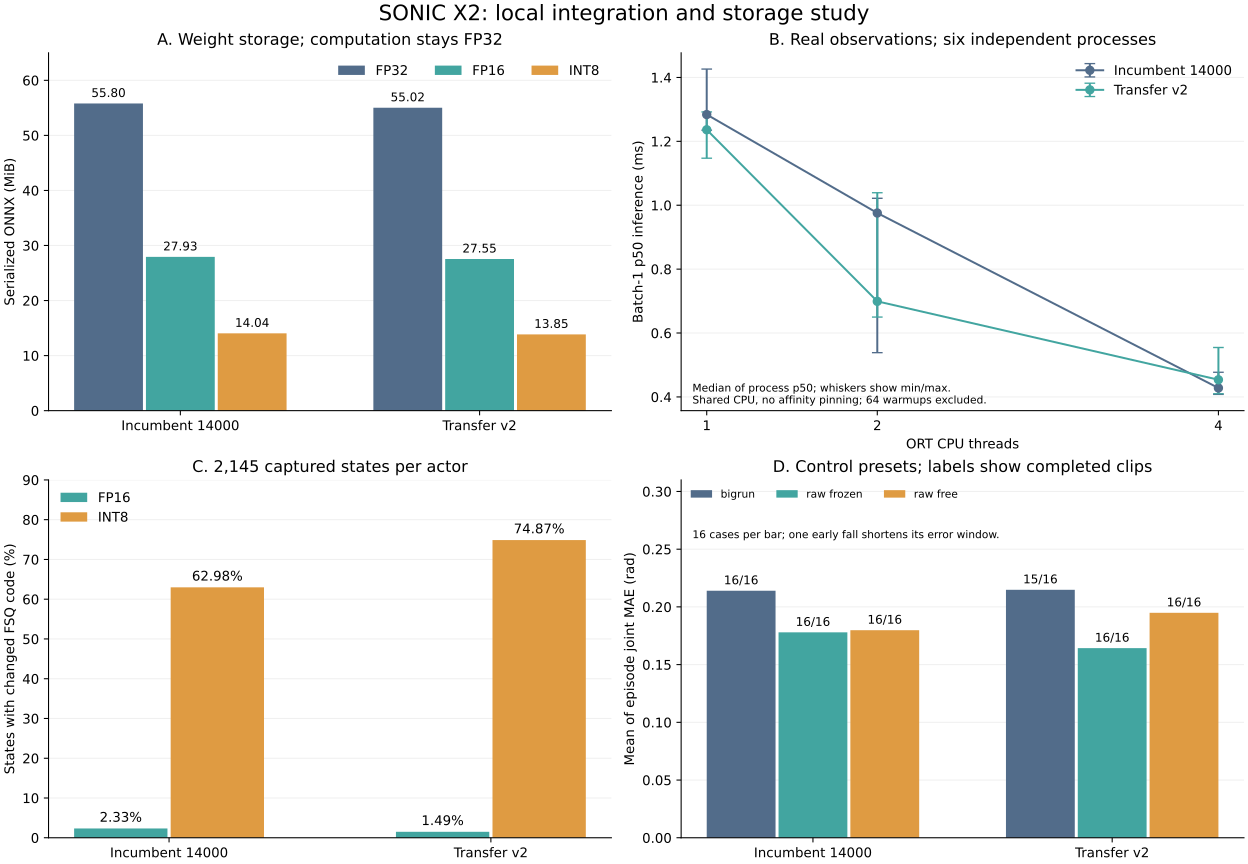

Write Python code to recreate this figure.
"""Render figures from the published study JSON; no SDK or model files needed."""

import argparse
import json
from pathlib import Path

import matplotlib

matplotlib.use("Agg")
import matplotlib.pyplot as plt
import numpy as np

matplotlib.rcParams["svg.hashsalt"] = "ef-humanoid-integration-20260928"
plt.rcParams.update(
    {"font.size": 10, "axes.spines.top": False, "axes.spines.right": False}
)


def render(data, prefix):
    models = ["incumbent-14000", "transfer-v2"]
    names = ["Incumbent 14000", "Transfer v2"]
    colors = ["#526c8a", "#42a5a0", "#df9b42"]
    formats = ["fp32", "fp16", "int8"]
    sizes = {}
    for model, row in zip(
        ["incumbent-14000", "transfer-v2"], data["models"], strict=True
    ):
        sizes[model, "fp32"] = row["bytes"] / 2**20
    for row in data["storage_models"]:
        sizes[row["model"], row["format"]] = row["bytes"] / 2**20
    fig, axes = plt.subplots(2, 2, figsize=(13, 9), layout="constrained")
    x = np.arange(2)
    for i, fmt in enumerate(formats):
        values = [sizes[m, fmt] for m in models]
        bars = axes[0, 0].bar(
            x + (i - 1) * 0.24, values, 0.23, color=colors[i], label=fmt.upper()
        )
        axes[0, 0].bar_label(bars, fmt="%.2f", padding=3, fontsize=9)
    axes[0, 0].set(
        xticks=x,
        xticklabels=names,
        ylabel="Serialized ONNX (MiB)",
        ylim=(0, 65),
        title="A. Weight storage; computation stays FP32",
    )
    axes[0, 0].legend(frameon=False, ncol=3)
    for i, model in enumerate(models):
        medians, low, high = [], [], []
        for threads in [1, 2, 4]:
            values = [
                r["p50_us"] / 1000
                for r in data["cpu_benchmarks"]
                if r["threads"] == threads and model in r["model"]
            ]
            med = float(np.median(values))
            medians.append(med)
            low.append(med - min(values))
            high.append(max(values) - med)
        axes[0, 1].errorbar(
            [1, 2, 4],
            medians,
            yerr=[low, high],
            fmt="o-",
            color=colors[i],
            label=names[i],
            capsize=4,
        )
    axes[0, 1].set(
        xticks=[1, 2, 4],
        xlabel="ORT CPU threads",
        ylabel="Batch-1 p50 inference (ms)",
        title="B. Real observations; six independent processes",
    )
    axes[0, 1].legend(frameon=False)
    axes[0, 1].text(
        0.02,
        0.02,
        "Median of process p50; whiskers show min/max.\nShared CPU, no affinity pinning; 64 warmups excluded.",
        transform=axes[0, 1].transAxes,
        fontsize=8,
    )
    for i, fmt in enumerate(["fp16", "int8"]):
        values = [
            next(
                r["fraction_states_any_fsq_code_change"] * 100
                for r in data["storage_offline"]
                if r["model"] == m and r["storage"] == fmt
            )
            for m in models
        ]
        bars = axes[1, 0].bar(
            x + (i - 0.5) * 0.3, values, 0.29, color=colors[i + 1], label=fmt.upper()
        )
        axes[1, 0].bar_label(bars, fmt="%.2f%%", padding=3)
    axes[1, 0].set(
        xticks=x,
        xticklabels=names,
        ylabel="States with changed FSQ code (%)",
        ylim=(0, 90),
        title="C. 2,145 captured states per actor",
    )
    axes[1, 0].legend(frameon=False)
    presets = ["bigrun", "raw_frozen", "raw_free"]
    for i, preset in enumerate(presets):
        values = []
        labels = []
        for model in models:
            rows = [
                r
                for r in data["control_episodes"]
                if r["model"] == model and r["preset"] == preset
            ]
            values.append(float(np.mean([r["joint_mae_rad"] for r in rows])))
            labels.append(f"{sum(r['status'] == 'success' for r in rows)}/{len(rows)}")
        bars = axes[1, 1].bar(
            x + (i - 1) * 0.24,
            values,
            0.23,
            color=colors[i],
            label=preset.replace("_", " "),
        )
        axes[1, 1].bar_label(bars, labels=labels, padding=3, fontsize=9)
    axes[1, 1].set(
        xticks=x,
        xticklabels=names,
        ylabel="Mean of episode joint MAE (rad)",
        ylim=(0, 0.31),
        title="D. Control presets; labels show completed clips",
    )
    axes[1, 1].legend(frameon=False, fontsize=8, ncol=3, loc="upper left")
    axes[1, 1].text(
        0.02,
        0.86,
        "16 cases per bar; one early fall shortens its error window.",
        transform=axes[1, 1].transAxes,
        va="top",
        fontsize=8,
    )
    for ax in axes.flat:
        ax.grid(axis="y", alpha=0.18)
        ax.set_axisbelow(True)
    fig.suptitle("SONIC X2: local integration and storage study", fontsize=16)
    fig.savefig(prefix.with_suffix(".png"), dpi=180)
    fig.savefig(prefix.with_suffix(".svg"), metadata={"Date": None})
    plt.close(fig)
    if len(data["perturbed_episodes"]) == 864:
        render_pushes(
            data,
            prefix.with_name(prefix.name + "-pushes"),
            "perturbed_episodes",
            [20, 60, 100],
            [0, 100, 200],
            "864 disturbed episodes + 72 reused zero-force baselines",
        )
    if len(data.get("stress_episodes", [])) == 192:
        render_pushes(
            data,
            prefix.with_name(prefix.name + "-stress"),
            "stress_episodes",
            [200, 400],
            [0],
            "Exploratory: 192 stronger-push episodes + 24 reused baselines",
        )


def render_pushes(data, prefix, field, forces, init_frames, title):
    models = ["incumbent-14000", "transfer-v2"]
    names = ["Incumbent 14000", "Transfer v2"]
    formats = ["fp32", "fp16", "int8"]
    cases_per_cell = 4 * len(init_frames)
    directions = ["x+", "x-", "y+", "y-"]
    labels = ["0 N"] + [
        f"{force} N\n{direction}" for force in forces for direction in directions
    ]
    columns = len(labels)
    matrix = np.zeros((6, columns))
    counts = np.zeros((6, columns), dtype=int)
    row_names = []
    for mi, model in enumerate(models):
        for si, storage in enumerate(formats):
            index = mi * 3 + si
            row_names.append(f"{names[mi]} / {storage.upper()}")
            base = (
                data["basic_episodes"]
                if storage == "fp32"
                else data["storage_episodes"]
            )
            rows = [
                r
                for r in base
                if r["model"] == model
                and r["init_frame"] in init_frames
                and (
                    r.get("threads") == 2
                    if storage == "fp32"
                    else r["storage"] == storage
                )
            ]
            assert len(rows) == cases_per_cell
            groups = [rows] + [
                [
                    r
                    for r in data[field]
                    if r["model"] == model
                    and r["storage"] == storage
                    and r["force_magnitude_N"] == force
                    and r["direction"] == direction
                ]
                for force in forces
                for direction in directions
            ]
            for col, rows in enumerate(groups):
                assert len(rows) == cases_per_cell
                success = sum(r["status"] == "success" for r in rows)
                matrix[index, col] = success / cases_per_cell
                counts[index, col] = success
    fig, ax = plt.subplots(figsize=(14, 5.3), layout="constrained")
    im = ax.imshow(matrix, cmap="YlGnBu", vmin=0, vmax=1, aspect="auto")
    for (r, c), n in np.ndenumerate(counts):
        ax.text(
            c,
            r,
            f"{n}/{cases_per_cell}",
            ha="center",
            va="center",
            color="white" if matrix[r, c] > 0.65 else "#17212b",
            fontsize=9,
        )
    ax.set(
        xticks=np.arange(columns),
        xticklabels=labels,
        yticks=np.arange(6),
        yticklabels=row_names,
        title="Pelvis push at 1.0 s for 0.2 s; world-frame force; model-specific controls",
    )
    for pos in [0.5 + 4 * i for i in range(len(forces))]:
        ax.axvline(pos, color="white", lw=2)
    ax.axhline(2.5, color="white", lw=2)
    fig.colorbar(im, ax=ax, label="Full-clip completion fraction")
    fig.suptitle(title, fontsize=15)
    fig.savefig(prefix.with_suffix(".png"), dpi=180)
    fig.savefig(prefix.with_suffix(".svg"), metadata={"Date": None})
    plt.close(fig)


if __name__ == "__main__":
    parser = argparse.ArgumentParser(description=__doc__)
    parser.add_argument(
        "--input",
        type=Path,
        default=Path(__file__).resolve().parents[1]
        / "humanoid-integration-study-20260928.json",
    )
    parser.add_argument("--output", type=Path, default=Path(__file__).with_suffix(""))
    args = parser.parse_args()
    render(json.loads(args.input.read_text()), args.output)
